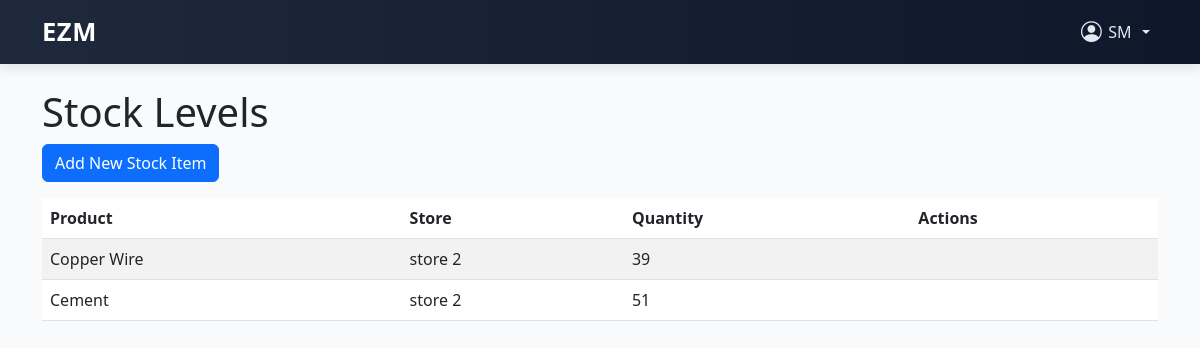
The app's page /inventory/stock/ (signed in) with its own data.
### users/models.py (models this page shows)
class CustomUser(AbstractUser):
    ROLE_CHOICES = [
        ('admin', 'Admin'),
        ('head_manager', 'Head Manager'),
        ('store_manager', 'Store Manager'),
        ('cashier', 'Cashier'),
    ]
    role = models.CharField(max_length=20, choices=ROLE_CHOICES)
    store = models.ForeignKey('store.Store', on_delete=models.SET_NULL, null=True, blank=True) # Add this line
    is_first_login = models.BooleanField(default=True)
    phone_number = models.CharField(max_length=20, blank=True)

### Inventory/models.py (models this page shows, shortened)
class Stock(models.Model):
    product = models.ForeignKey(Product, on_delete=models.CASCADE, related_name='stock_levels')
    store = models.ForeignKey(Store, on_delete=models.CASCADE, related_name='stock_items')
    quantity = models.PositiveIntegerField(default=0)
    last_updated = models.DateTimeField(auto_now=True)
    low_stock_threshold = models.PositiveIntegerField(default=10, help_text="Threshold for low stock alerts.")
    selling_price = models.DecimalField(max_digits=10, decimal_places=2, help_text="Selling price of the product at this store.")  # New field
    class Meta:
        unique_together = ('product', 'store')  # Ensures one stock entry per product per store

class Product(models.Model):
    name = models.CharField(max_length=100)
    category = models.CharField(max_length=100, choices=SETTINGS_CHOICES, default='')
    description = models.TextField()
    price = models.DecimalField(max_digits=10, decimal_places=2)
    material = models.TextField()
    size = models.CharField(max_length=50, choices=SIZE_CHOICES, blank=True, null=True, help_text="Product size")
    variation = models.CharField(max_length=100, blank=True, null=True, help_text="Product variation (color, model, etc.)")
    product_type = models.CharField(max_length=50, choices=PRODUCT_TYPE_CHOICES, default='finished_product', help_text="Type of product")
    supplier_company = models.CharField(max_length=200, blank=True, null=True, help_text="Supplier company name")
    batch_number = models.CharField(max_length=100, blank=True, null=True, help_text="Batch or lot number")
    expiry_date = models.DateField(blank=True, null=True, help_text="Product expiry date (if applicable)")
    room = models.CharField(max_length=50, blank=True, null=True, help_text="Storage room")
    shelf = models.CharField(max_length=50, blank=True, null=True, help_text="Shelf location")
    floor = models.CharField(max_length=50, blank=True, null=True, help_text="Floor level")
    storing_condition = models.CharField(
        max_length=50,
        choices=STORING_CONDITION_CHOICES,
        default='room_temperature',
        help_text="Required storage conditions"
    )
    created_at = models.DateTimeField(auto_now_add=True, null=True, blank=True)
    updated_at = models.DateTimeField(auto_now=True, null=True, blank=True)
    class Meta:
        ordering = ['name']
        indexes = [
            models.Index(fields=['name']),
            models.Index(fields=['category']),
            models.Index(fields=['supplier_company']),
            models.Index(fields=['batch_number']),
            models.Index(fields=['expiry_date']),
        ]

### store/models.py (models this page shows, shortened)
class Store(models.Model):
    name = models.CharField(max_length=255)
    address = models.CharField(max_length=255)
    phone_number = models.CharField(max_length=20, default='')
    store_manager = models.OneToOneField(CustomUser, on_delete=models.SET_NULL, null=True, blank=True, related_name='managed_store')

### Inventory/views.py (the view)
# urls.py: path('stock/', StockListView.as_view(), name='stock_list'),
class StockListView(LoginRequiredMixin, ListView):
    model = Stock
    template_name = 'inventory/stock_list.html'
    context_object_name = 'stock_levels'
    def get_queryset(self):
        user = self.request.user
        if user.role == 'head_manager':
            return Stock.objects.all().select_related('product', 'store')
        elif user.role == 'store_manager':
            user_store = None
            if hasattr(user, 'managed_store') and user.managed_store:
                user_store = user.managed_store
            elif hasattr(user, 'store') and user.store:
                user_store = user.store
            if user_store:
                return Stock.objects.filter(store=user_store).select_related('product', 'store')
        elif user.role == 'cashier':
            if hasattr(user, 'store') and user.store:
                return Stock.objects.filter(store=user.store).select_related('product', 'store')
        return Stock.objects.none()
    def get_context_data(self, **kwargs):
        context = super().get_context_data(**kwargs)
        low_stock_items = self.get_queryset().filter(quantity__lt=models.F('low_stock_threshold'))
        if self.request.user.role == 'store_manager':
            context['low_stock_alerts'] = low_stock_items
            if low_stock_items.exists():
                messages.warning(self.request, f" You have {low_stock_items.count()} product(s) below the low stock threshold!")
        return context

### store/templates/inventory/stock_list.html (shortened to what this page needs)
{% extends 'base.html' %}
{% block content %}
<h1>Stock Levels</h1>
{% if request.user.role == 'store_manager' %}
<a href="{% url 'stock_create' %}" class="btn btn-primary mb-3">Add New Stock Item</a>
{% endif %}
<table class="table table-striped">
    <thead>
        <tr>
            <th>Product</th>
            <th>Store</th>
            <th>Quantity</th>
            <th>Actions</th>
        </tr>
    </thead>
    <tbody>
        {% for stock in stock_levels %}
        <tr class="{% if stock.quantity <= stock.low_stock_threshold %}table-danger{% endif %}">
            <td>{{ stock.product.name }}</td>
            <td>{{ stock.store.name }}</td>
            <td>{{ stock.quantity }}</td>
            <td>
            </td>
        </tr>
        {% empty %}
        <tr>
            <td colspan="4" class="text-center">No stock information available.</td>
        </tr>
        {% endfor %}
    </tbody>
</table>
{% endblock %}

### store/templates/base.html (shortened to what this page needs)
<!DOCTYPE html>
<html lang="en">
<head>
  <link href="https://cdn.jsdelivr.net/npm/bootstrap@5.3.0/dist/css/bootstrap.min.css" rel="stylesheet" />
  <link href="https://cdn.jsdelivr.net/npm/bootstrap-icons@1.10.5/font/bootstrap-icons.css" rel="stylesheet" />
</head>
<body>
  <nav class="navbar navbar-expand-lg navbar-custom">
    <div class="container">
      <a class="navbar-brand" href="{% url 'login' %}">EZM</a>
      <div class="collapse navbar-collapse justify-content-end" id="navbarContent">
        <ul class="navbar-nav align-items-center">
          {% if user.is_authenticated %}
          <li class="nav-item dropdown">
            <a class="nav-user-dropdown nav-link dropdown-toggle" href="#" id="userDropdown" role="button"
              data-bs-toggle="dropdown" aria-expanded="false">
              <i class="bi bi-person-circle nav-user-icon"></i> {{ user.username }}
            </a>
          </li>
          {% else %}
          <li class="nav-item me-2">
            <a class="nav-link btn btn-light text-dark px-3" href="{% url 'login' %}">Login</a>
          </li>
          {% endif %}
        </ul>
      </div>
    </div>
  </nav>
  <div class="container py-4">
    {% block content %}{% endblock %}
  </div>
</body>
</html>

### store/templates/base.html (style rules this page uses)
body { background-color: #f8fafc; font-family: 'Segoe UI', sans-serif; }
.navbar-custom { background: linear-gradient(to right, #1e293b, #0f172a); box-shadow: 0 4px 12px rgba(0, 0, 0, 0.1); }
.navbar-brand { font-weight: 700; font-size: 1.6rem; letter-spacing: 0.5px; color: #ffffff !important; transition: color 0.3s ease; }
.nav-link { color: #e2e8f0 !important; }
.nav-user-dropdown { color: #fff; cursor: pointer; display: flex; align-items: center; gap: 0.4rem; font-weight: 500; user-select: none; }
.nav-user-icon { font-size: 1.3rem; }

### records on screen
CustomUser: username "SM"
Stock: product.name "Copper Wire", store.name "store 2", quantity "39"
Stock: product.name "Cement", store.name "store 2", quantity "51"
